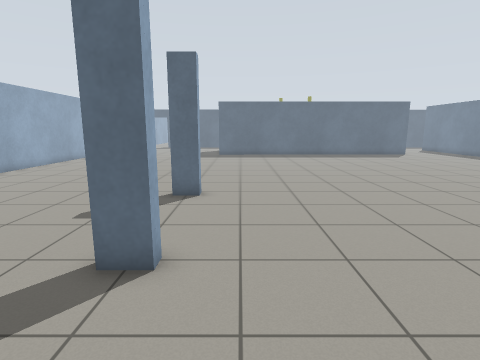
View 1 (above)

21 first-person views from a walk through a robot-simulator world made for Gazebo. The camera is 1.2 m above the floor, tilts 10° down and sees 80° across. The floor is counted in squares, 0.5 m on a side. Each view is taken from the middle of a square. On the plan, view 1 faces up. The plan holds only what a view shows up to about 18 squares ahead; the rest is blank. The place goes on beyond the plan. Some stock models are drawn as simple stand-ins. Surface patterns are stand-ins for the level's own textures.

View 2
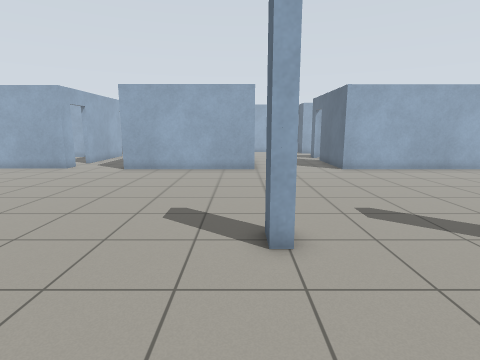

View 3
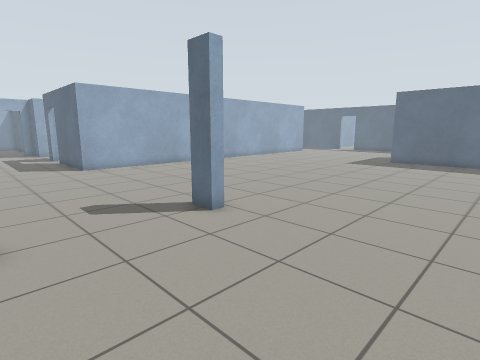

View 4
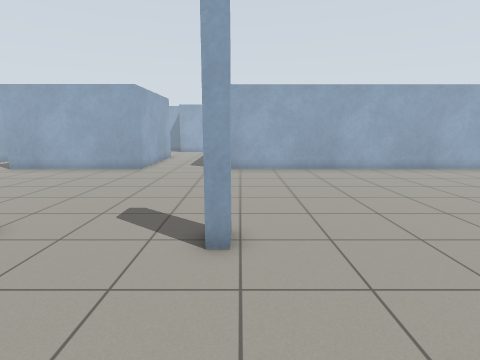

View 5
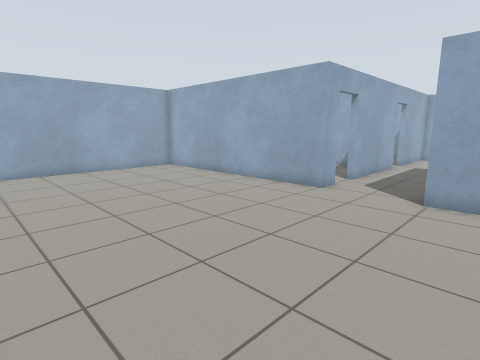

View 6
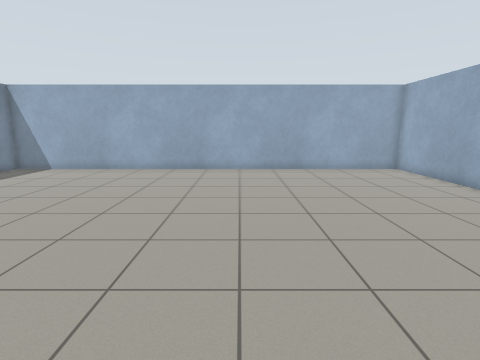

View 7
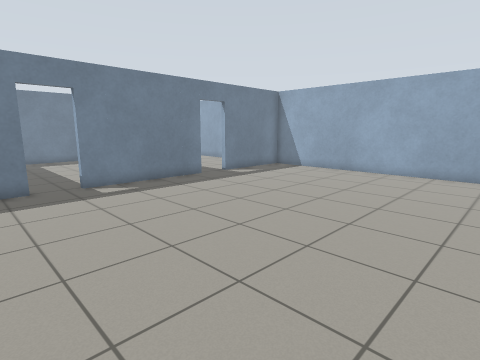

View 8
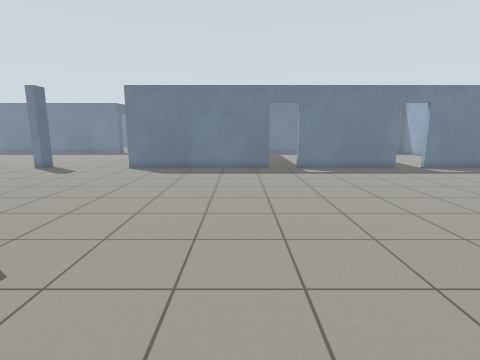

View 9
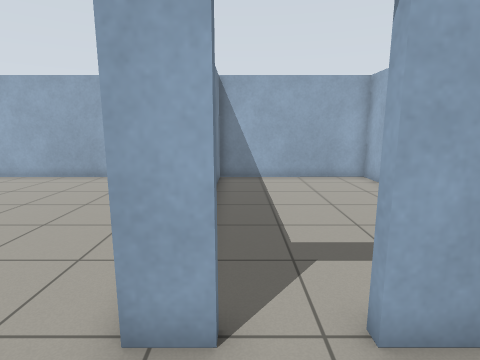

View 10
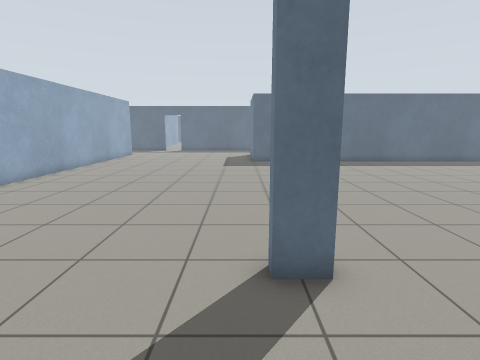

View 11
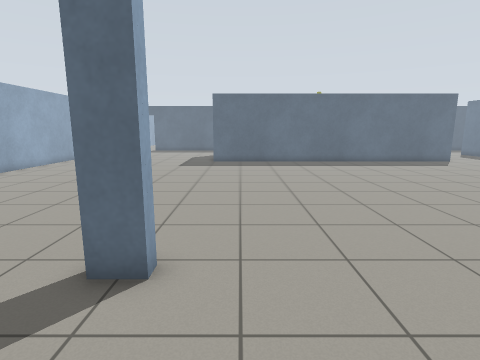

View 12
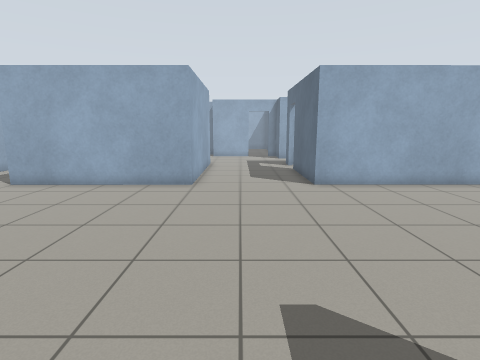

View 13
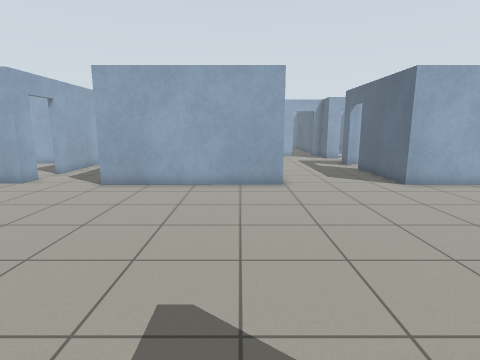

View 14
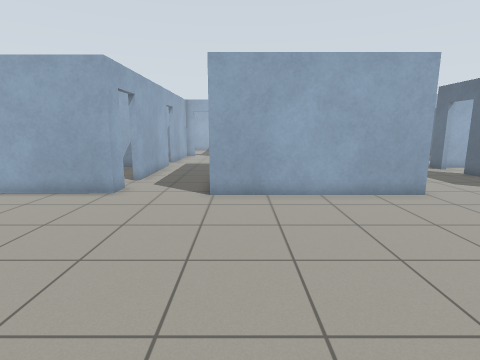

View 15
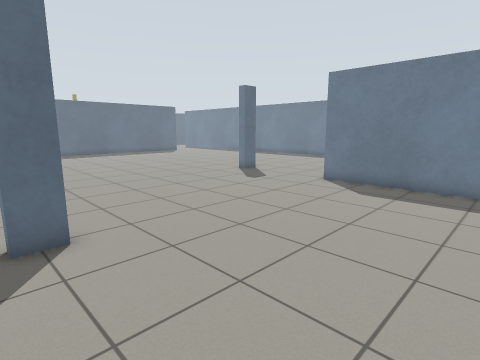

View 16
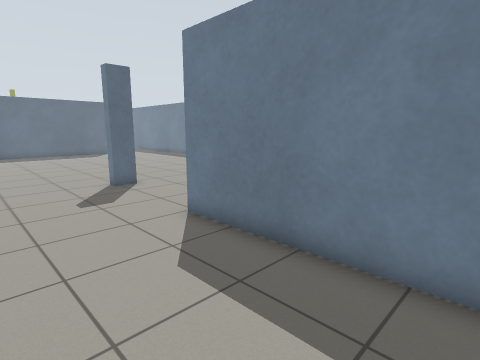

View 17
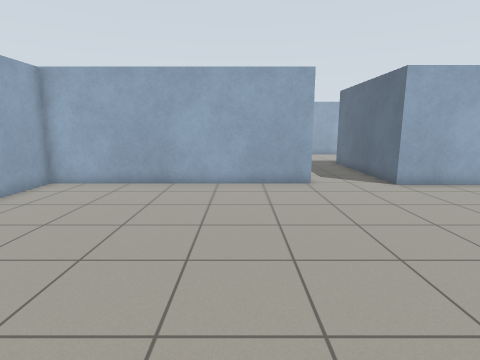

View 18
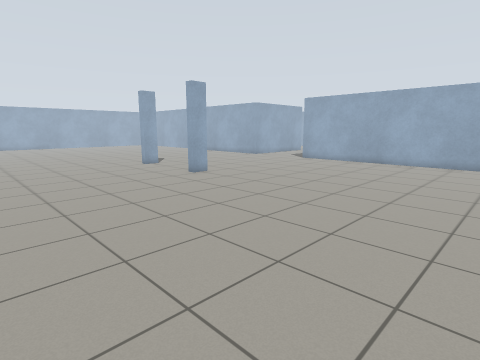

View 19
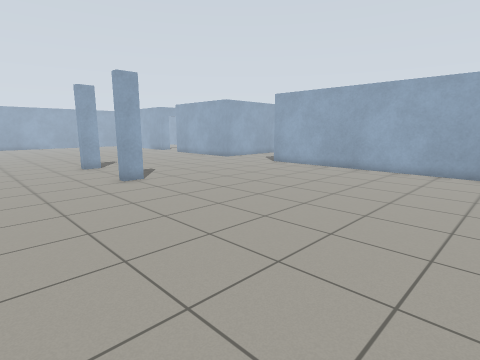

View 20
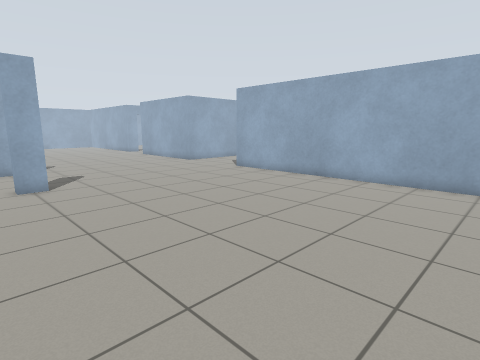

View 21
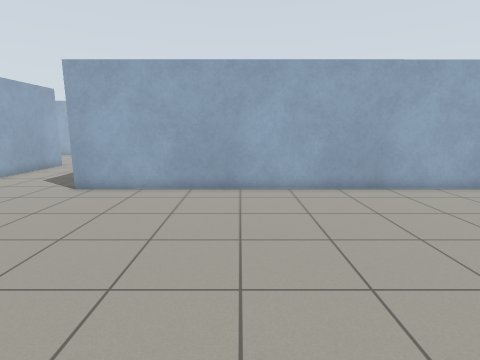

### Floor plan
Points are (right, up) in squares from view 1. A wall is a line through its corners. A room is listed if a view was taken in it or the views show most of it. See-through windows are left out.
Room 1 (views 1, 2, 3, 4, 5, 6, 7, 8, 9, 10, 11, 12, 13, 14, 15, 16, 17, 18, 19, 20, 21)
walls: (-2.5, 5.1) (-1.5, 5.1) (-1.5, 4.6) (-2.5, 4.6); (-2.5, 10.3) (-2.5, 10.8) (-1.5, 10.8) (-1.5, 10.3) (-2.5, 10.3); (9.7, -3.9) (9.7, 4.9); (10.6, 10.3) (9.7, 10.3) (9.7, 10.9); (-14.8, -6.8) (-13.7, -6.8) (-13.7, -18.5) (9.7, -18.5) (9.7, -13.5); (-19.5, 4.9) (-13.4, 4.9) (-13.4, -3.1) (-19.4, -3.1); (9.7, -11.7) (9.7, -5.6); (-19.5, -6.8) (-16.5, -6.8); (-13.4, 24.5) (-13.4, 10.3) (-18.5, 10.3)
low walls: (-2.5, 4.6) (-2.5, 5.1)
ways out: open door at (-19, 10); open door at (-15.5, -7); open door at (10, -12.5); open door at (10, -4.5)

Positions as (right, up) in squares from view 1, and headings:
1: (0, 0), facing up
2: (4, 4), facing left
3: (5, 5), facing up-left
4: (4, 11), facing left
5: (-3, -1), facing down-left
6: (-4, -1), facing down
7: (-3, -2), facing down-right
8: (-8, -2), facing right
9: (-15, -4), facing down
10: (-3, 6), facing up
11: (0, 6), facing up
12: (-1, 7), facing left
13: (-1, 3), facing left
14: (-3, -2), facing left
15: (-3, -2), facing up-right
16: (5, -2), facing up-right
17: (-1, -10), facing left
18: (8, 24), facing down-left
19: (4, 24), facing down-left
20: (0, 24), facing down-left
21: (-2, 17), facing left
